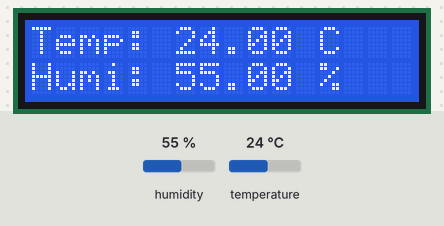
A sketch run on a simulated ESP8266 (NodeMCU). Parts: 16×2 character LCD. Inputs (shaded band) come from the test bench; at power-on: humidity 55 %, temperature 24 °C. WiFi joins after 1.5 s; servers stay silent unless stated; uploads are accepted with an empty reply; what the sketch prints to the serial monitor is not drawn.

Above: at 6.7 s.
6.8 s: humidity set to 22 %
At 9.4 s:
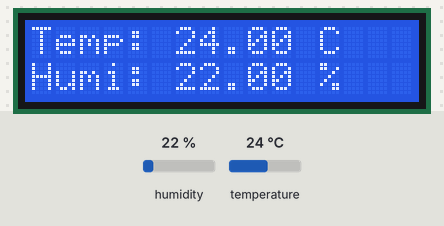
10.5 s: temperature set to 12 °C
At 12.1 s:
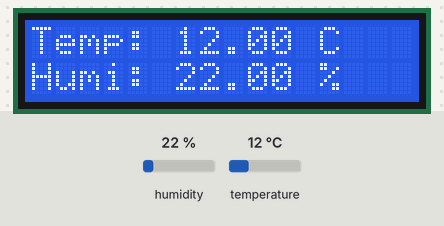
14.2 s: humidity set to 40 %
At 17.3 s:
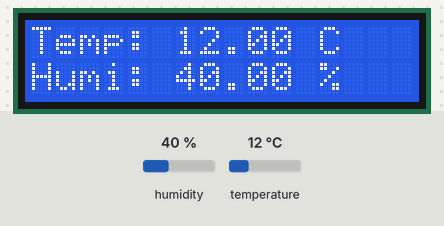
17.9 s: temperature set to 19 °C
At 19.9 s:
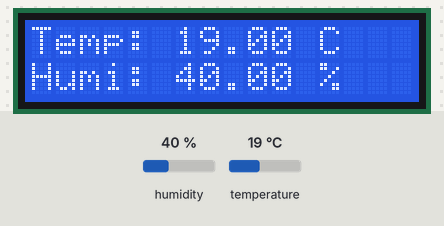
Timing chart, 0 to 21.4 s (numbered marks = the images above; inputs shaded):
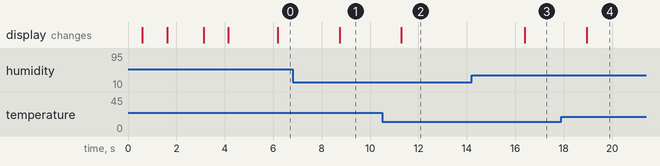

The sketch:

sketch_logdb_test.ino
```cpp
/*
  [통합 스케치]
  - DHT11 온습도 센서 값을 I2C LCD에 표시
  - 동시에 Wi-Fi를 통해 Python/PHP 웹 서버로 데이터를 전송
*/

// 1. 라이브러리 포함 (모두 합치기)
#include <ESP8266WiFi.h> // 또는 ESP32의 경우 <WiFi.h>
#include <HTTPClient.h>  // <-- Wi-Fi 전송용
#include <Wire.h>        // <-- LCD용
#include <LiquidCrystal_I2C.h> // <-- LCD용
#include <DHT.h>         // <-- 센서용

// 2. Wi-Fi 및 서버 정보 (이전 코드에서 가져옴)
const char* ssid = "503_5G";
const char* password = "sunmoon2024"; // 비밀번호 없으면 이 줄 주석 처리
const char* serverUrl = "http://127.0.0.1:5000/add_log"; // Python 서버 주소

// 3. 센서 및 LCD 설정 (새 코드에서 가져옴)
#define DHTPIN 7      // DHT11 센서 DATA 핀 (D7 아님, GPIO 7번)
#define DHTTYPE DHT11 // 사용하는 센서 타입

LiquidCrystal_I2C lcd(0x27, 16, 2); // LCD 객체 생성
DHT dht(DHTPIN, DHTTYPE);           // DHT 객체 생성

// 4. setup() 함수 (합치기)
void setup() {
  // 시리얼 모니터 시작 (로그 출력을 위해)
  Serial.begin(115200); // ESP 보드는 115200 권장
  Serial.println("--- 통합 스케치 시작 ---");

  // LCD 시작
  lcd.begin(16, 2);
  lcd.backlight();
  lcd.clear();
  lcd.setCursor(0, 0);
  lcd.print("Connecting WiFi");

  // Wi-Fi 연결 시작 (비밀번호 없으면 ssid만)
  WiFi.begin(ssid);
  // WiFi.begin(ssid, password); // 비밀번호 있으면 이걸 사용

  while (WiFi.status() != WL_CONNECTED) {
    delay(500);
    Serial.print(".");
    lcd.print(".");
  }
  Serial.println("\nWiFi connected!");
  Serial.println("IP address: ");
  Serial.println(WiFi.localIP());

  lcd.clear();
  lcd.setCursor(0, 0);
  lcd.print("WiFi Connected");
  lcd.setCursor(0, 1);
  lcd.print(WiFi.localIP());
  delay(1500);

  // DHT 센서 시작
  dht.begin();

  lcd.clear();
  lcd.setCursor(0, 0);
  lcd.print("Reading Sensor");
  delay(1000);
  lcd.clear();
}

// 5. loop() 함수 (합치기)
void loop() {
  // 2초마다 온습도 측정 (DHT11 최소 주기)
  delay(2000);

  // 온습도 값 읽기
  float h = dht.readHumidity();    // 습도(%)
  float t = dht.readTemperature(); // 온도(섭씨, °C)

  // 값 읽기 실패 시
  if (isnan(h) || isnan(t)) {
    Serial.println("DHT11 센서 읽기 실패!");
    lcd.clear();
    lcd.setCursor(0, 0);
    lcd.print("Sensor Error");
    return;
  }

  // --- 시리얼 모니터에 로그 출력 (원래 코드) ---
  Serial.print("습도: ");
  Serial.print(h);
  Serial.print(" %, ");
  Serial.print("온도: ");
  Serial.print(t);
  Serial.println(" °C");

  // --- LCD 화면에 온습도 표시 (원래 코드) ---
  lcd.clear();
  lcd.setCursor(0, 0); // 1번째 줄
  lcd.print("Temp: ");
  lcd.print(t);
  lcd.print(" C");
  lcd.setCursor(0, 1); // 2번째 줄
  lcd.print("Humi: ");
  lcd.print(h);
  lcd.print(" %");

  // --- DB 서버로 데이터 전송 (추가된 부분) ---
  // 1. 온도 값 전송
  sendDataToDB("temperature", String(t));

  // 2. 습도 값 전송 (서버 부담을 줄이기 위해 아주 잠깐 쉼)
  delay(100);
  sendDataToDB("humidity", String(h));
}

// 6. 데이터를 DB로 전송하는 함수 (이전 코드를 함수로 만듦)
void sendDataToDB(String sensorType, String value) {

  if (WiFi.status() == WL_CONNECTED) {
    HTTPClient http;

    http.begin(serverUrl); // HTTP 연결 시작
    http.addHeader("Content-Type", "application/x-www-form-urlencoded"); // 폼 데이터 형식

    // 보낼 데이터 (예: sensor_type=temperature&value=25.5)
    String postData = "sensor_type=" + sensorType + "&value=" + value;

    // POST 요청 보내기
    int httpResponseCode = http.POST(postData);

    // 시리얼 모니터에 전송 결과 로그 출력
    if (httpResponseCode > 0) {
      String response = http.getString();
      Serial.println("--- DB " + sensorType + " 전송 결과 ---");
      Serial.println(httpResponseCode); // 201 또는 200이 오면 성공
      Serial.println(response); // 서버(Python)가 보낸 응답
    } else {
      Serial.println("Error sending " + sensorType + " POST: " + String(httpResponseCode));
    }

    http.end(); // HTTP 연결 종료

  } else {
    Serial.println("WiFi Disconnected. Cannot send " + sensorType);
  }
}
```

Measured:
- after the input at 6.8 s, the display: changes after 1.9 s (image 1)
- after the input at 10.5 s, the display: changes after 0.79 s (image 2)
- after the input at 14.2 s, the display: changes after 2.2 s (image 3)
- after the input at 17.9 s, the display: changes after 1.0 s (image 4)
